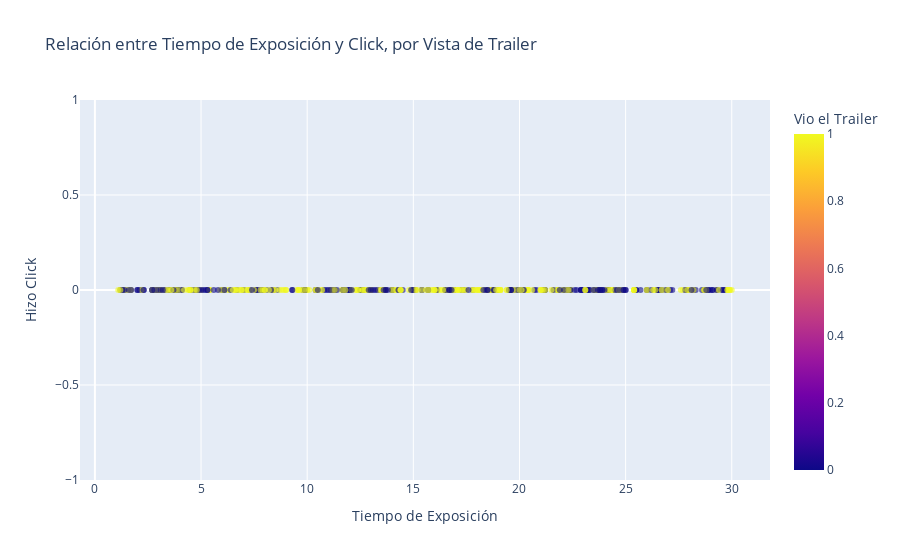

Notebook cell for this chart:
### Markdown cell above
7. **Exploratory visualization (Plotly)**  
   Use a Plotly scatter plot to examine the relationship between `exposure_time` and `clicked`, using `watched_trailer` as a color/hue. What insights do you gain?

### Code cell
import pandas as pd
import plotly.express as px

# Cargar los datos
df = pd.read_csv("Users.csv")

# Crear el scatter plot
fig = px.scatter(
    df,
    x="exposure_time",
    y="clicked",
    color="watched_trailer",
    title="Relación entre Tiempo de Exposición y Click, por Vista de Trailer",
    labels={"exposure_time": "Tiempo de Exposición", "clicked": "Hizo Click", "watched_trailer": "Vio el Trailer"},
    opacity=0.6,
    hover_data=["exposure_time", "clicked", "watched_trailer"]
)

fig.show()

### Figure 1 — Plotly figure (JSON) as saved in the notebook; plotly's stock layout.template omitted (floating-point values rounded to 4 significant figures; data arrays with more than 128 entries replaced by an {"elided": "..."} marker saying what was removed)
{"data": [{"customdata": {"elided": "500x1 int values"}, "hovertemplate": "Tiempo de Exposición=%{x}<br>Hizo Click=%{y}<br>Vio el Trailer=%{marker.color}<extra></extra>", "legendgroup": "", "marker": {"color": {"elided": "500 int values"}, "coloraxis": "coloraxis", "opacity": 0.6, "symbol": "circle"}, "mode": "markers", "name": "", "orientation": "v", "showlegend": false, "type": "scatter", "x": {"elided": "500 float values"}, "xaxis": "x", "y": {"elided": "500 int values"}, "yaxis": "y"}], "layout": {"coloraxis": {"colorbar": {"title": {"text": "Vio el Trailer"}}, "colorscale": [[0, "#0d0887"], [0.1111, "#46039f"], [0.2222, "#7201a8"], [0.3333, "#9c179e"], [0.4444, "#bd3786"], [0.5556, "#d8576b"], [0.6667, "#ed7953"], [0.7778, "#fb9f3a"], [0.8889, "#fdca26"], [1, "#f0f921"]]}, "legend": {"tracegroupgap": 0}, "title": {"text": "Relación entre Tiempo de Exposición y Click, por Vista de Trailer"}, "xaxis": {"anchor": "y", "domain": [0, 1], "title": {"text": "Tiempo de Exposición"}}, "yaxis": {"anchor": "x", "domain": [0, 1], "title": {"text": "Hizo Click"}}}}
